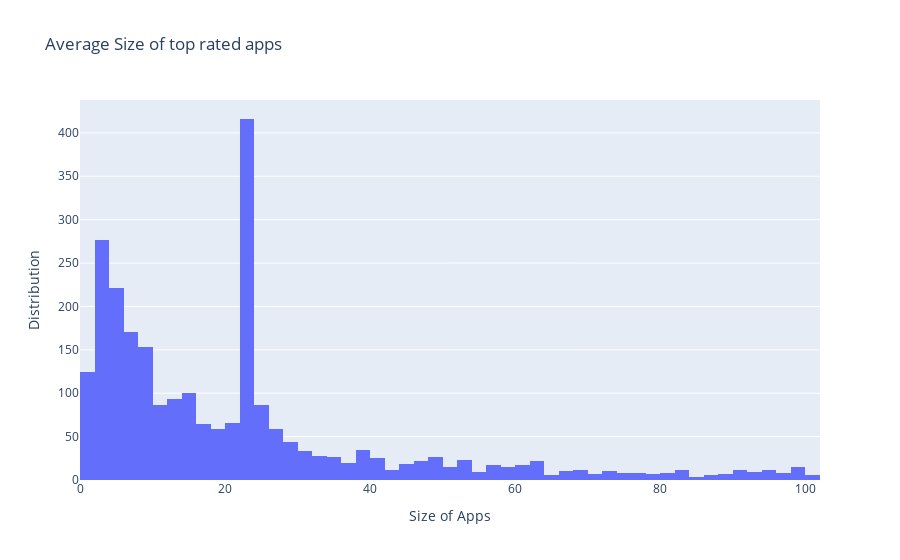

This figure's notebook cell:
### Code cell
## Sizing distribution of top rated apps (>= 4.5) 
play_store_df_top_rated = play_store[play_store["Rating"]>=4.5]
sizing_distribution = [go.Histogram(x = play_store_df_top_rated.Size,)]
print('Average size of top rated apps = ', np.mean(play_store_df_top_rated['Size']))
#plotly.offline.iplot(sizing_distribution, filename='overall_sizing_distribution')
layout =dict(title = 'Average Size of top rated apps',
             xaxis = dict(title = 'Size of Apps'),
             yaxis = dict(title = 'Distribution'),
             )
sizing_distribution = dict(data = sizing_distribution, layout = layout)
plotly.offline.iplot(sizing_distribution, filename='overall_sizing_distribution')

### Figure 1 — Plotly figure (JSON) as saved in the notebook; plotly's stock layout.template omitted (floating-point values rounded to 4 significant figures; data arrays with more than 128 entries replaced by an {"elided": "..."} marker saying what was removed)
{"data": [{"x": {"elided": "2549 float values"}, "type": "histogram"}], "layout": {"title": {"text": "Average Size of top rated apps"}, "xaxis": {"title": {"text": "Size of Apps"}}, "yaxis": {"title": {"text": "Distribution"}}}}
